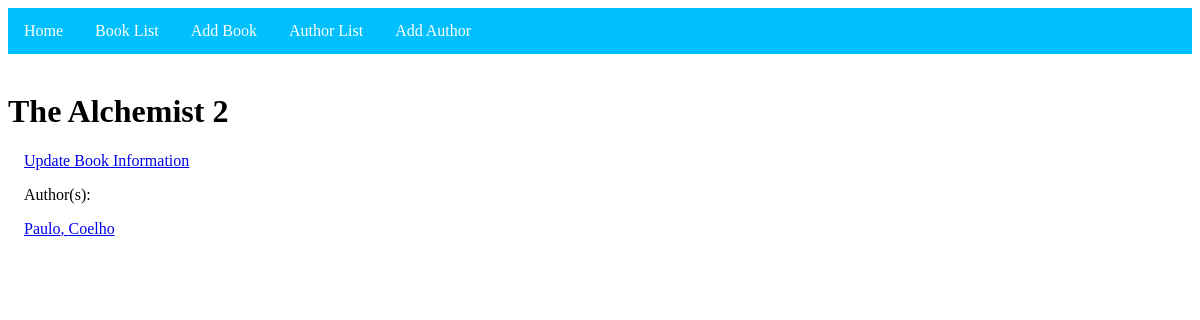
Before: /books/the-alchemist-2/ with the older database file.
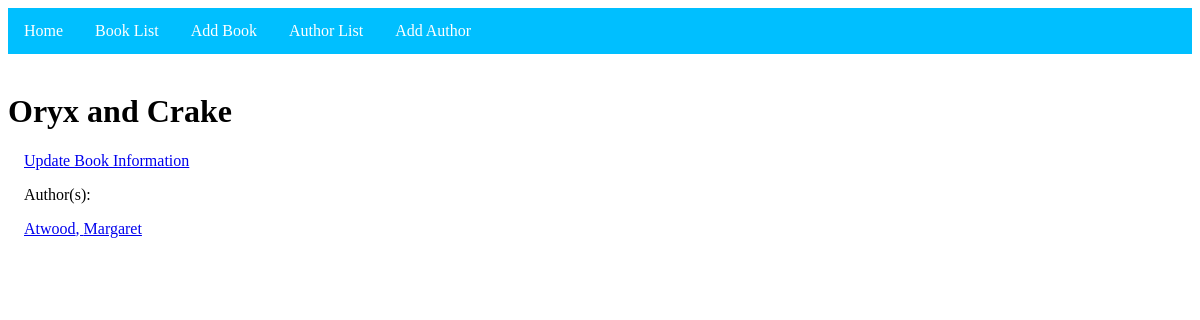
After: the same page with the newer database file.
### books/models.py (models this page shows, shortened)
class Book(models.Model):
    title = models.CharField(max_length=100)
    authors = models.ManyToManyField(Author, related_name='books')
    year_published = models.IntegerField(default=0)
    summary = models.TextField()
    slug = models.SlugField(null=False, unique=True)
    def get_absolute_url(self):
        return reverse('books:book_detail', kwargs={'slug': self.slug})

class Author(models.Model):
    last_name = models.CharField(max_length=200)
    first_name = models.CharField(max_length=200)
    slug = models.SlugField(null=False, unique=True)
    def get_absolute_url(self):
        return reverse('books:author_detail', kwargs={'slug': self.slug})

### books/views.py (the view)
# urls.py: path('<slug:slug>/', views.BookView.as_view(), name='book_detail'),
class BookView(DetailView):
    model = Book
    template_name = 'books/book_detail.html'

### books/templates/books/book_detail.html
{% extends "books/base.html" %}
{% block content %}
<h1>{{ object.title }}</h1>
<p><a href="{{ object.get_absolute_url }}update">Update Book Information</a></p>
<p>Author(s): </p>
{% for author in object.authors.all %}
	<p><a href="{{ author.get_absolute_url }}">{{ author.last_name }}, {{ author.first_name }}</a></p>
{% endfor %}
{% endblock %}

Changed rows visible on the page:
no longer on this page (row unchanged): Author: last_name "Paulo", first_name "Coelho"
changed Book: title "The Alchemist 2" → "Oryx and Crake"
added Author: last_name "Atwood", first_name "Margaret"
